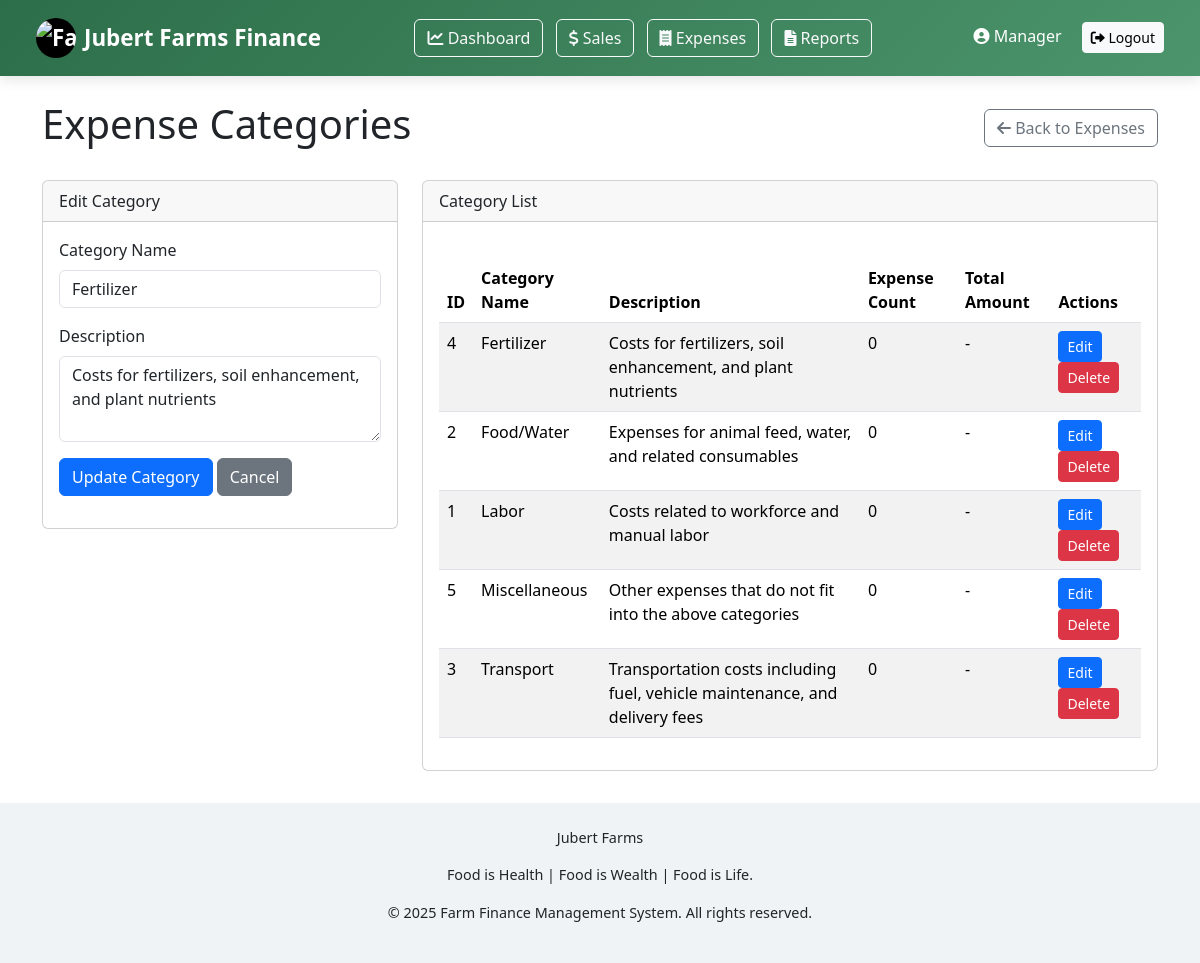
The page /manager/manager_expenses_categories.php?edit=4 on the database its author committed.
### tables this page shows
CREATE TABLE IF NOT EXISTS expense_categories (
    category_id INT AUTO_INCREMENT PRIMARY KEY,
    category_name VARCHAR(100) NOT NULL UNIQUE,
    description TEXT,
    created_at TIMESTAMP DEFAULT CURRENT_TIMESTAMP
);

### manager/manager_expenses_categories.php (the view, shortened to what this page needs)
<?php
include '../config/db.php';
$edit_data = null;
if (isset($_GET['edit'])) {
    $category_id = $_GET['edit'];
    $result = $conn->query("SELECT * FROM expense_categories WHERE category_id=$category_id");
    $edit_data = $result->fetch_assoc();
}
$sql = "SELECT c.*, COUNT(e.expense_id) as expense_count, SUM(e.amount) as total_amount
        FROM expense_categories c
        LEFT JOIN expenses e ON c.category_id = e.category_id
        GROUP BY c.category_id
        ORDER BY c.category_name";
$result = $conn->query($sql);
$categories = [];
while ($row = $result->fetch_assoc()) {
    $categories[] = $row;
}
?>
<!DOCTYPE html>
<html lang="en">
<head>
    <link href="https://cdn.jsdelivr.net/npm/bootstrap@5.3.0/dist/css/bootstrap.min.css" rel="stylesheet">
    <link rel="stylesheet" href="https://cdnjs.cloudflare.com/ajax/libs/font-awesome/6.0.0/css/all.min.css">
    <link rel="stylesheet" href="assets/css/bootstrap.min.css">
</head>
<body>
        <nav class="navbar navbar-dark">
    <div class="container-fluid">
        <span class="navbar-brand d-flex align-items-center">
            <div class="logo-container-nav me-2">
                <img src="../assets/logo2.JPG" alt="Farm Logo" class="logo-nav">
            </div>
            Jubert Farms Finance
        </span>
            <div class="me-4">
            <a href="../manager/manager_dashboard.php" class="btn btn-outline-light me-2"><i class="fas fa-chart-line"></i> Dashboard</a>
                <a href="../manager/manager_sale.php" class="btn btn-outline-light me-2"><i class="fas fa-dollar-sign"></i> Sales</a>
                <a href="../manager/manager_expense.php" class="btn btn-outline-light me-2"><i class="fas fa-receipt"></i> Expenses</a>
                <a href="../manager/manager_report.php" class="btn btn-outline-light"><i class="fas fa-file-alt"></i> Reports</a>
</div>
            <div>
            <span class="text-white me-3"><i class="fas fa-user-circle"></i> <?php echo $_SESSION['manager_name'] ?? 'Manager'; ?></span>
                <a href="../logout.php" class="btn btn-light btn-sm"><i class="fas fa-sign-out-alt"></i> Logout</a>
            </div>
        </div>
</nav>
<div class="container mt-4">
    <div class="d-flex justify-content-between align-items-center mb-4">
        <h1>Expense Categories</h1>
        <a href="../manager/manager_expense.php" class="btn btn-outline-secondary">
            <i class="fas fa-arrow-left"></i> Back to Expenses
        </a>
    </div>
    <div class="row">
        <div class="col-md-4">
            <div class="card">
                <div class="card-header">
                    <?= $edit_data ? 'Edit Category' : 'Add New Category' ?>
                </div>
                <div class="card-body">
                    <form method="post" action="../manager/manager_expenses_categories.php">
                        <div class="mb-3">
                            <label for="category_name" class="form-label">Category Name</label>
                            <input type="text" class="form-control" id="category_name" name="category_name"
                                   value="<?= $edit_data ? $edit_data['category_name'] : '' ?>" required>
                        </div>
                        <div class="mb-3">
                            <label for="description" class="form-label">Description</label>
                            <textarea class="form-control" id="description" name="description" rows="3"><?= $edit_data ? $edit_data['description'] : '' ?></textarea>
                        </div>
                        <div class="mb-3">
                            <button type="submit" class="btn btn-primary"><?= $edit_data ? 'Update' : 'Add' ?> Category</button>
                            <?php if ($edit_data): ?>
                                <a href="../manager/manager_expenses_categories.php" class="btn btn-secondary">Cancel</a>
                            <?php endif; ?>
                        </div>
                    </form>
                </div>
            </div>
        </div>
        <div class="col-md-8">
            <div class="card">
                <div class="card-header">
                    Category List
                </div>
                <div class="card-body">
                    <div class="table-responsive">
                        <table class="table table-striped table-hover">
                            <thead>
                                <tr>
                                    <th>ID</th>
                                    <th>Category Name</th>
                                    <th>Description</th>
                                    <th>Expense Count</th>
                                    <th>Total Amount</th>
                                    <th>Actions</th>
                                </tr>
                            </thead>
                            <tbody>
                                <?php if (count($categories) > 0): ?>
                                    <?php foreach ($categories as $category): ?>
                                        <tr>
                                            <td><?= $category['category_id'] ?></td>
                                            <td><?= $category['category_name'] ?></td>
                                            <td><?= $category['description'] ?></td>
                                            <td><?= $category['expense_count'] ?></td>
                                            <td><?= $category['expense_count'] > 0 ? 'GHS' . number_format($category['total_amount'], 2) : '-' ?></td>
                                            <td>
                                                <a href="../manager/manager_expenses_categories.php?edit=<?= $category['category_id'] ?>" class="btn btn-sm btn-primary">Edit</a>
                                                <a href="../manager/manager_expenses_categories.php?delete=<?= $category['category_id'] ?>" class="btn btn-sm btn-danger"
                                                   onclick="return confirm('Are you sure you want to delete this category?')">Delete</a>
                                            </td>
                                        </tr>
                                    <?php endforeach; ?>
                                <?php else: ?>
                                    <tr>
                                        <td colspan="6" class="text-center">No categories found</td>
                                    </tr>
                                <?php endif; ?>
                            </tbody>
                        </table>
                    </div>
                </div>
            </div>
        </div>
    </div>
</div>
</body>
</html>
<?php
include 'views/footer.php';
?>

### manager/manager_expenses_categories.php (style rules this page uses)
:root { --primary-color: #2c6e49; --secondary-color: #4c956c; --accent-color: #fefee3; --light-color: #f0f3f5; --dark-color: #1a3a1a; }
.navbar { background: linear-gradient(135deg, var(--primary-color), var(--secondary-color)) !important; box-shadow: 0 4px 12px rgba(0,0,0,0.1); padding: 0.8rem 1.5rem; }
.navbar-brand { font-weight: 700; font-size: 1.4rem; display: flex; align-items: center; }
.logo-container-nav { width: 40px; height: 40px; border-radius: 50%; background-color: black; display: flex; justify-content: center; align-items: center; overflow: hidden; }
.logo-nav { width: 100%; height: auto; }
.table-responsive { margin-top: 20px; }

### views/footer.php (style rules this page uses)
:root { --primary-color: #2c6e49; --secondary-color: #4c956c; --accent-color: #fefee3; --light-color: #f0f3f5; --dark-color: #1a3a1a; }

### rows shown on the page
expense_categories: category_name "Fertilizer", description "Costs for fertilizers, soil enhancement, and plant nutrients", category_id "4", expense_count "0"
expense_categories: category_id "2", category_name "Food/Water", description "Expenses for animal feed, water, and related consumables", expense_count "0"
expense_categories: category_id "1", category_name "Labor", description "Costs related to workforce and manual labor", expense_count "0"
expense_categories: category_id "5", category_name "Miscellaneous", description "Other expenses that do not fit into the above categories", expense_count "0"
expense_categories: category_id "3", category_name "Transport", description "Transportation costs including fuel, vehicle maintenance, and delivery fees", expense_count "0"

### other values the page prints
$_SESSION['manager_name'] "Manager"
